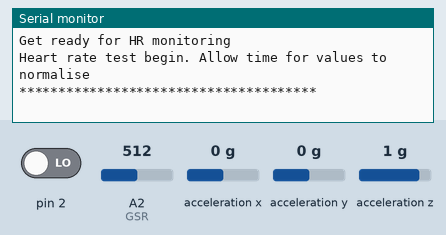
A sketch run on a simulated Arduino Uno, built with avr-gcc and run on an emulated ATmega328P. Shown: the last lines printed to the serial monitor. The inputs (shaded band) are chosen by the test bench; at power-on: acceleration x 0 g, pin 2 LOW, A2 (GSR) = 512, acceleration y 0 g, acceleration z 1 g.

Above: at 14.2 s.
14.3 s: acceleration x set to -1.4 g
At 16.5 s:
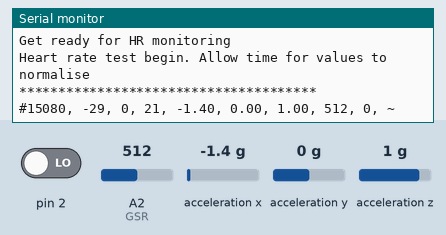
18.5 s: pin 2 driven HIGH
At 19.0 s:
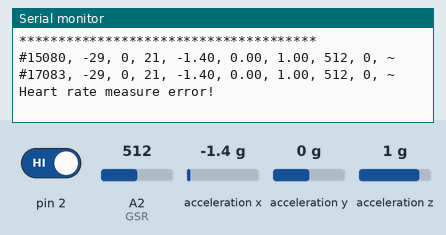
20.0 s: A2 (GSR) set to 490
At 21.4 s:
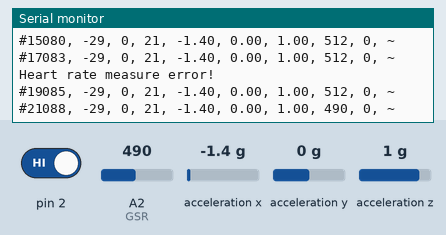
21.5 s: acceleration y set to -1.4 g
23.0 s: acceleration z set to -1.4 g
At 24.2 s:
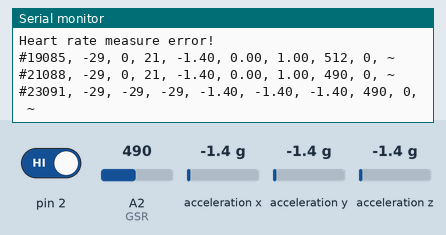
24.5 s: A2 (GSR) set to 510
At 25.8 s:
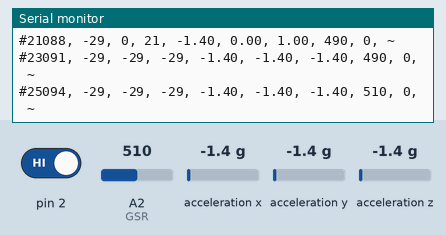
Timing chart, 0 to 27.0 s (numbered marks = the images above; inputs shaded):
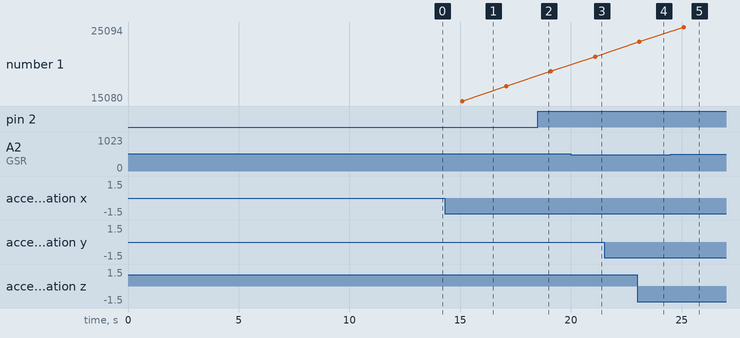

Measured:
- after the input at 14.3 s, the serial monitor: prints a new line after 0.78 s (image 1)
- after the input at 18.5 s, the serial monitor: prints a new line at once (image 2)
- after the input at 20.0 s, the serial monitor: prints a new line after 1.1 s (image 3)
- after the input at 23.0 s, the serial monitor: prints a new line after 0.09 s (image 4)
- after the input at 24.5 s, the serial monitor: prints a new line after 0.60 s (image 5)

The sketch:

biometric_sensors_ble.ino
```cpp
//BLE init
#include <SoftwareSerial.h>
#define BT_SERIAL_TX 10 //For BLE modules's TXD pin
#define BT_SERIAL_RX 11 //For BLE modules's RXD pin
SoftwareSerial BluetoothSerial(BT_SERIAL_TX, BT_SERIAL_RX);


//Accelerometer init
#include <Wire.h>
#include "MMA7660.h"
MMA7660 accelemeter;


//GSR init
const int GSR=A2;
int threshold=0;
int sensorValue;


//HR init
unsigned int max_time_len = 31;
unsigned int max_hr_len = 31;
unsigned long temp_time_intervals[31];
unsigned long sub;
unsigned long heart_rate_arr[31];
unsigned char counter;
unsigned char hr_counter;
unsigned int heart_rate;//the output heart rate value
const int max_heartpulse_duty = 2000; //Error caused if duty exceeds 2s
bool beat_detect=true;


void setup()
{
  //Every sensor
  Serial.begin(9600);
  BluetoothSerial.begin(9600);


  //BLE setup
  //OK
  BluetoothSerial.print("AT");
  waitForResponse();

  //version
  BluetoothSerial.print("AT+VERSION");
  waitForResponse();

  //Pin = 1234
  BluetoothSerial.print("AT+PIN1234");
  waitForResponse();

  //name = BLU
  BluetoothSerial.print("AT+NAMEBLU");
  waitForResponse();

  //AT+BAUD4 for baudrate 9600, this is 57600
  BluetoothSerial.print("AT+BAUD7");
  waitForResponse();


  //Accelerometer setup
  accelemeter.init();


  //GSR setup
  long gsr_sum=0;
  delay(2000); //delay to give time before sensor gets baseline

  for(int i=0;i<500;i++)
  {
    sensorValue=analogRead(GSR);
    Serial.println("GSR SENSOR VAL = " + sensorValue);
  }


   //HR setup
   Serial.println("Get ready for HR monitoring");
   delay(5000);
   arrayInit();
   arrayInit2();
   Serial.println("Heart rate test begin. Allow time for values to normalise");
   attachInterrupt(0, interrupt, RISING);//set interrupt 0,digital port 2


   Serial.println("**************************************");
}


void loop()
{

  //Every sensor
  delay(2000);
  Serial.print('#'); //Start char
  Serial.print(millis()); //Timestamp
  Serial.print(", ");


  //Accelerometer loop
  int8_t x,y,z;
  float ax,ay,az;

  accelemeter.getXYZ(&x,&y,&z);
  accelemeter.getAcceleration(&ax,&ay,&az);

  Serial.print(x);
  Serial.print(", ");
  Serial.print(y);
  Serial.print(", ");
  Serial.print(z);
  Serial.print(", ");
  Serial.print(ax);
  Serial.print(", ");
  Serial.print(ay);
  Serial.print(", ");
  Serial.print(az);
  Serial.print(", ");


  //GSR loop
  sensorValue=analogRead(GSR);
  Serial.print(sensorValue);
  Serial.print(", ");


   //HR loop

    long hr_sum = 0L ;
    for (int i = 0 ; i < max_hr_len ; i++)
    {
      hr_sum += heart_rate_arr [i] ;
    }

    heart_rate = ((float) hr_sum) / max_hr_len;

    Serial.print(heart_rate);
    Serial.print(", ");

    Serial.println('~'); //End char

//x, y, z, ax, ay, az, sensorValue, heart_rate


}


//Interrupt for heart beats
void interrupt()
{

    temp_time_intervals[counter]=millis();

    switch(counter)
    {
        case 0:
            sub=temp_time_intervals[counter]-temp_time_intervals[max_time_len - 1];
            break;
        default:
            sub=temp_time_intervals[counter]-temp_time_intervals[counter-1];
            break;
    }
    if(sub>max_heartpulse_duty) //If sub > 2s
    {
        beat_detect=0;//sign bit
        counter=0;
        Serial.println("Heart rate measure error!" );
//        arrayInit();
    }


    if (counter==max_time_len - 1&&beat_detect)
    {
        sum();
        counter=0;
    }
    else if(counter!=max_time_len - 1&&beat_detect)
    {
      sum();
      counter++;
    }

    else
    {
        counter=0;
        beat_detect=1;
    }

}


// Get HR
void sum()
    {
     if(beat_detect && counter==max_time_len - 1)
        {
          heart_rate_arr[counter] = (60000*(max_time_len-1))/(temp_time_intervals[max_time_len - 1]-temp_time_intervals[0]);
        }
      if(beat_detect && counter!=max_time_len - 1)
        {
          heart_rate_arr[counter] =(60000*(max_time_len-1))/(temp_time_intervals[counter]-temp_time_intervals[counter+1]);
        }
       beat_detect=1;//sign bit
    }


void arrayInit()
{
    for(unsigned char i=0;i < max_time_len - 1;i ++)
    {
        temp_time_intervals[i]=0;
    }
    temp_time_intervals[max_time_len - 1]=millis();
}

void arrayInit2()
{
    for(unsigned char i=0;i < max_hr_len - 1;i ++)
    {
        heart_rate_arr[i]=0;
    }
    heart_rate_arr[max_hr_len - 1]=0;
}


// For Bluetooth response
void waitForResponse() {
  delay(1000);
  while (BluetoothSerial.available()) {
    Serial.write(BluetoothSerial.read());
  }
  Serial.write("\n");
}
```
